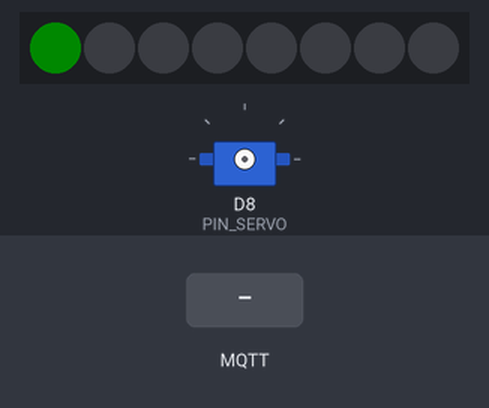
This sketch was run on a simulated ESP8266 (NodeMCU). Shown: 8 RGB LEDs in strip order, left to right, servo. Inputs (shaded band) come from the test bench. Dim RGB values are drawn brighter than linear; WiFi joins after 1.5 s; servers stay silent unless stated; no MQTT or app messages arrive unless stated; what the sketch prints to the serial monitor is not drawn.

Above: at 2.7 s.
2.8 s: MQTT message "1" arrives on the first subscribed topic
At 3.9 s:
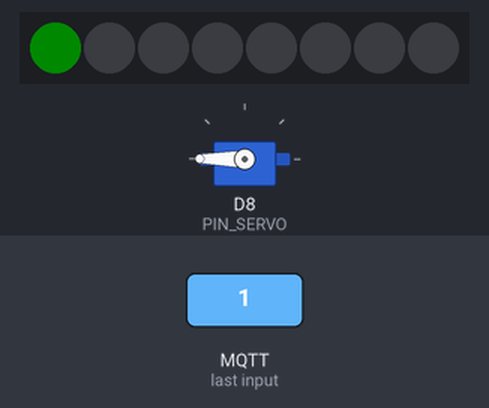
4.5 s: MQTT message "on" arrives on the first subscribed topic
At 4.62 s:
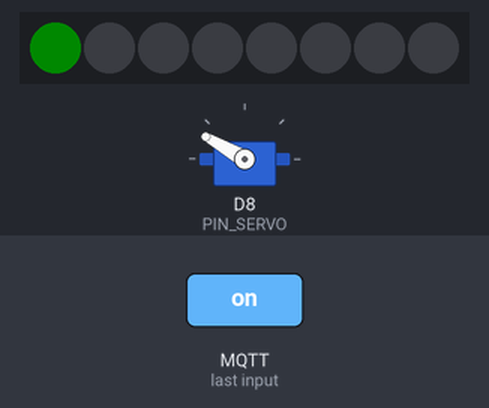
6.0 s: MQTT message "off" arrives on the first subscribed topic
At 7.6 s:
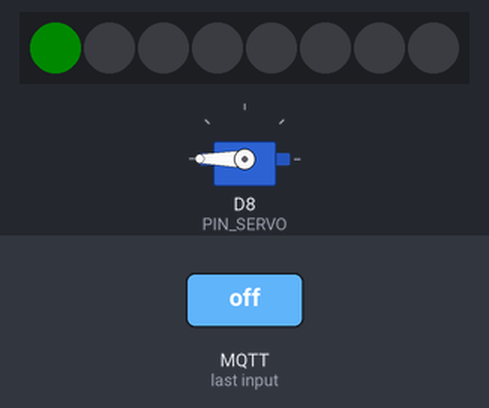
Timing chart, 0 to 9.1 s (numbered marks = the images above; inputs shaded):
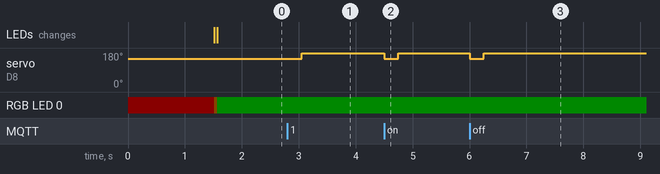

Measured:
- after the input at 2.8 s, servo on D8 (PIN_SERVO): 150° → 180° after 0.25 s
- after the input at 4.5 s, servo on D8 (PIN_SERVO): 180° → 150° at once, → 180° 0.25 s later
- after the input at 6.0 s, servo on D8 (PIN_SERVO): 180° → 150° at once, → 180° 0.25 s later

The sketch:

MiniMailBox_Firmware.ino
```cpp
#include <Adafruit_NeoPixel.h>
#include <ESP8266WiFi.h>
#include <PubSubClient.h>
#include <Servo.h>
#include "config.h"

#define PIN_SERVO  D8
#define PIN_LEDS   D2
#define NUMPIXELS  8

#define LED_STATE   0

#define STATE_OFFLINE            0
#define STATE_WIFI_CONNECTED     1
#define STATE_MQTT_CONNECTED     2

WiFiClient espClient;
PubSubClient client(espClient);

Servo flagServo;
Adafruit_NeoPixel pixels = Adafruit_NeoPixel(NUMPIXELS, PIN_LEDS, NEO_GRB + NEO_KHZ800);

const char* mqtt_server_host = "io.adafruit.com";
const int   mqtt_server_port = 1883;

int currentState = STATE_OFFLINE;

void setup() {
  Serial.begin(115200);

  pixels.begin(); // This initializes the NeoPixel library.

  setState(STATE_OFFLINE);

  setup_wifi();


  client.setServer(mqtt_server_host, mqtt_server_port);
  client.setCallback(callback);
}


void loop() {
  if (!client.connected()) {
    setState(STATE_WIFI_CONNECTED);
    reconnect();
  }
  client.loop();
}


void raiseUpFlag() {
  flagServo.attach(PIN_SERVO);

  flagServo.write(150);
  delay(250);
  flagServo.write(255);
  delay(250);

  flagServo.detach();
}

void setState(int state){
  currentState = state;

  switch(state){
    case STATE_OFFLINE:
      pixels.setPixelColor(LED_STATE, pixels.Color(10,0,0));
      break;

    case STATE_WIFI_CONNECTED:
      pixels.setPixelColor(LED_STATE, pixels.Color(8,4,0));
      break;

    case STATE_MQTT_CONNECTED:
      pixels.setPixelColor(LED_STATE, pixels.Color(0,10,0));
      break;
  }
  pixels.show();
}

// MQTT Callback
void callback(char* topic, byte* payload, unsigned int length) {
  Serial.print("Message arrived [");
  Serial.print(topic);
  Serial.print("] ");
  for (int i = 0; i < length; i++) {
    Serial.print((char)payload[i]);
  }
  Serial.println();

  raiseUpFlag();
  // TODO Protocol on message received
}


void setup_wifi() {
  delay(10);
  // We start by connecting to a WiFi network
  Serial.println();
  Serial.print("Connecting to ");
  Serial.println(wifi_ssid);

  WiFi.begin(wifi_ssid, wifi_password);

  while (WiFi.status() != WL_CONNECTED) {
    delay(500);
    Serial.print(".");
  }

  Serial.println("");
  Serial.println("WiFi connected");
  Serial.println("IP address: ");
  Serial.println(WiFi.localIP());
}


void reconnect() {
  // Loop until we're reconnected
  while (!client.connected()) {
    Serial.print("Attempting MQTT connection...");
    // Attempt to connect
    if (client.connect("MiniMailBox", mqtt_server_username, mqtt_server_password)) {
      setState(STATE_MQTT_CONNECTED);
      Serial.println("connected");
      // Once connected, publish an announcement...
      //client.publish(status_topic, "connected");
      // ... and resubscribe
      client.subscribe(event_topic);
    } else {
      Serial.print("failed, rc=");
      Serial.print(client.state());
      Serial.println(" try again in 5 seconds");
      // Wait 5 seconds before retrying
      delay(5000);
    }
  }
}
```

config_sample.h
```cpp
const char* wifi_ssid = "your-SSID";
const char* wifi_password = "password";

const char* mqtt_server_username = "JohnDoe";
const char* mqtt_server_password = "01234567890abcdef...";

const char* status_topic = "JohnDoe/f/status";
const char* event_topic = "JohnDoe/f/event";
```
